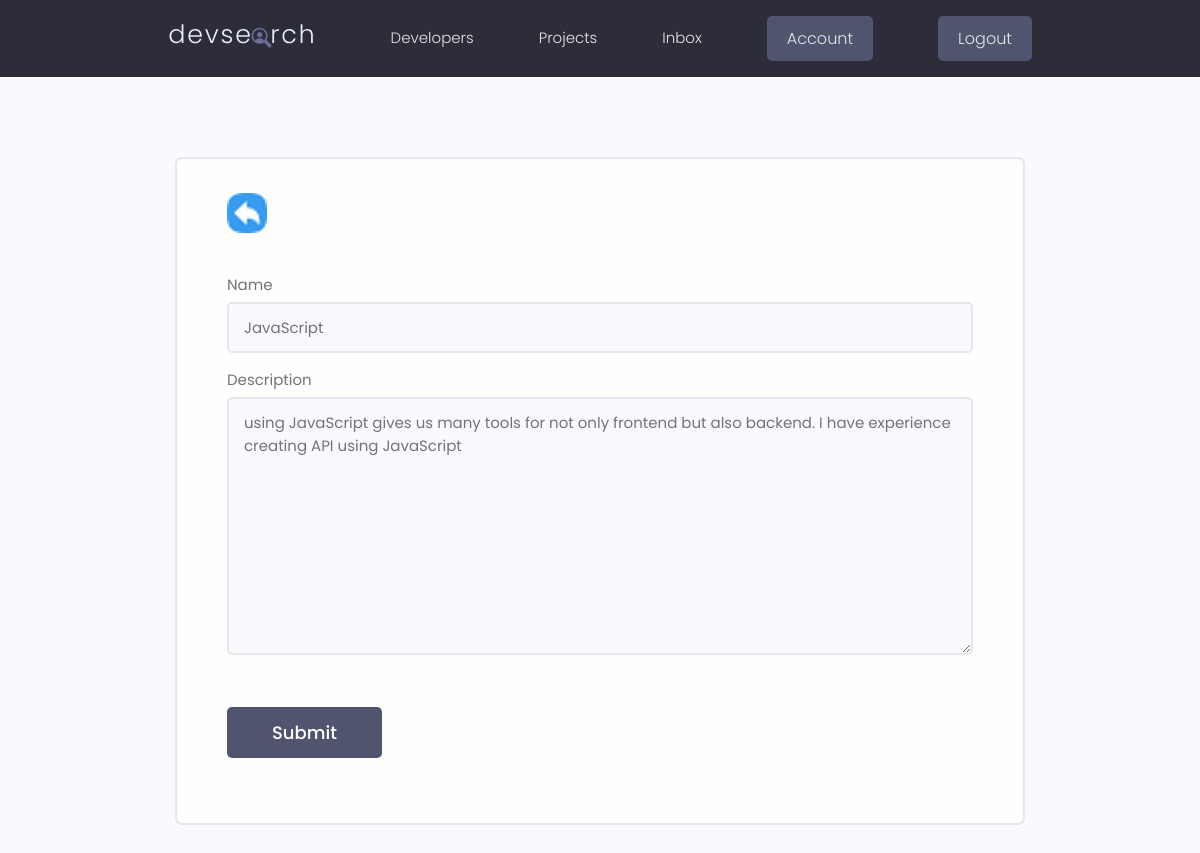
/edit_skill/cb782e39-6766-45c9-badf-ff94f46902b8 (signed in), run on the app's committed database.
### users/models.py (models this page shows, shortened)
class Skill(models.Model):
    owner=models.ForeignKey(Profile,on_delete=models.CASCADE,blank=True,null=True)
    name=models.CharField(max_length=200,null=True,blank=True)
    description=models.TextField(null=True,blank=True)
    created=models.DateTimeField(auto_now_add=True)
    id=models.UUIDField(default=uuid.uuid4,unique=True,primary_key=True,editable=False)

### users/views.py (the view)
# urls.py: path('edit_skill/<str:pk>', views.editSkill , name="edit_skill"),
@login_required(login_url='login')
def editSkill(request,pk):
    profile=request.user.profile
    skill=profile.skill_set.get(id=pk)
    form=SkillForm(instance=skill)
    context={'form':form}
    if request.method=="POST":
        form=SkillForm(request.POST,instance=skill)
        if form.is_valid():
            form.save()
            messages.success(request,'The selected skill has successfully been updated! ')
            return redirect('account')
    return render(request,'skill_form.html',context)

### users/forms.py
class SkillForm(ModelForm):
    class Meta:
        model=Skill
        fields='__all__'
        exclude=['owner']
    def __init__(self,*args,**kwargs):
        super(SkillForm,self).__init__(*args,**kwargs)
        for name,field in self.fields.items():
                field.widget.attrs.update({'class':'input','placeholder':"Enter text"})

### users/templates/skill_form.html (shortened to what this page needs)
{% extends 'main.html' %}
{% load static %}
{% block content %}
<main class="formPage my-xl">
    <div class="content-box">
        <div class="formWrapper">
            <a class="backButton" href="{% url 'account' %}"><img src="{% static 'images/thumbnail/BackButton.png/' %}"></a>
            <br>
            <form method="POST" action="">
            {% for field in form %}
                <div class="form__field">
                <label for="formInput#text">{{field.label}}</label>
                {{field}}
                </div>
            {% endfor %}
            <input class="btn btn--sub btn--lg  my-md" type="submit" value="Submit" />
            </form>
        </div>
    </div>
</main>
{% endblock content %}

### static/css/app.css (style rules this page uses)
:root { --color-sub: #2d2d39; }
.btn--sub { background-color: var(--color-sub-light); }
img { width: 100%; }
.content-box { width: 95%; max-width: 85rem; margin: 0 auto; }
.backButton { background: var(--color-main-light); color: var(--color-main); width: 4rem; height: 4rem; display: flex; align-items: center; justify-content: center; border-radius: 50%; }
.formPage .formWrapper { list-style: none; background: var(--color-white); padding: 3.5rem 5rem; border: 2px solid var(--color-light); border-radius: 0.7rem; }

### static/uikit/styles/modules/_variables.css (style rules this page uses)
:root { --color-main: #5aa5b9; --color-main-light: #e6faff; --color-sub: #3f4156; --color-sub-light: #51546e; --color-sub-lighter: #ededfd; --color-text: #737373; --color-gray: #8b8b8b; --color-light: #e5e7eb; --color-light-gray: #767676; --color-bg: #f8fafd; --color-white: #fffefd; --color-white-light: #f3f3f3; --color-success: #359e64; --color-success-bg: #def8e8; --color-error: #fc4b0b; --color-error-bg: #fff2ee; --font-base: 'Poppins', arial, helvetica, 'Segoe UI', roboto, ubuntu, sans-serif; --font-monospace: 'Fira Code', 'Courier New', courier, monospace; --font-regular: 300; --font-medium: 500; --font-bold: 700; --generic-shadow: 1px 1px 5px #00000010; --generic-transition: all 0.3s ease-in-out; }

### static/uikit/styles/modules/_base.css (style rules this page uses)
* { margin: 0; padding: 0; box-sizing: border-box; text-rendering: optimizeLegibility; color: inherit; font-size: inherit; }
html { font-size: 50%; }
@media only screen and (min-width: 480px) { html { font-size: 56.25%; } }
@media only screen and (min-width: 1200px) { html { font-size: 62.5%; } }
body { line-height: 1.6; font-weight: 400; font-size: 1.5rem; color: var(--color-text); background-color: var(--color-bg); min-height: 100vh; }

### static/uikit/styles/modules/_typography.css (style rules this page uses)
* { font-family: var(--font-base); }
a { padding-bottom: 2px; text-decoration: none; display: inline-block; color: var(--color-main); font-weight: var(--font-medium); }

### static/uikit/styles/modules/_utilities.css (style rules this page uses)
.my-md { margin: 3rem auto; }
.my-xl { margin: 8rem auto; }

### static/uikit/styles/modules/_button.css (style rules this page uses)
.btn { display: inline-block; position: relative; cursor: pointer; background-color: var(--color-light); font-weight: var(--font-medium); color: var(--color-sub); text-decoration: none; padding: 1rem 2rem; border-radius: 0.5rem; border: none; width: -webkit-fit-content; width: -moz-fit-content; width: fit-content; height: -webkit-fit-content; height: -moz-fit-content; height: fit-content; font-size: 1.6rem; outline-width: 0; outline-color: transparent; -webkit-backface-visibility: hidden; backface-visibility: hidden; transition: all 0.3s ease-in-out; }
.btn--sub { background-color: var(--color-sub); color: var(--color-white); }
.btn--lg { font-size: 1.8rem; padding: 1.2rem 4.5rem; }

### static/uikit/styles/modules/_form.css (style rules this page uses)
.form__field { margin-top: 1.5rem; margin-bottom: 1.5rem; }
.form__label, .form__field > label { display: block; margin-bottom: 0.5rem; color: var(--color-text); }
input.input[type='text'], input.input[type='email'], input.input[type='password'], input.input[type='number'], textarea.input { min-width: 24rem; width: 100%; padding: 1.2rem 1.5rem; border-radius: 0.5rem; border: 2px solid var(--color-light); transition: all 0.3s ease-in-out; background-color: var(--color-bg); }

### data on the page
Skill: form "JavaScript" "using JavaScript gives us many tools for not only frontend but also backend. I have experience creating API using JavaScript"

### other printed values
{{ field.label }} "Name" "Description"
